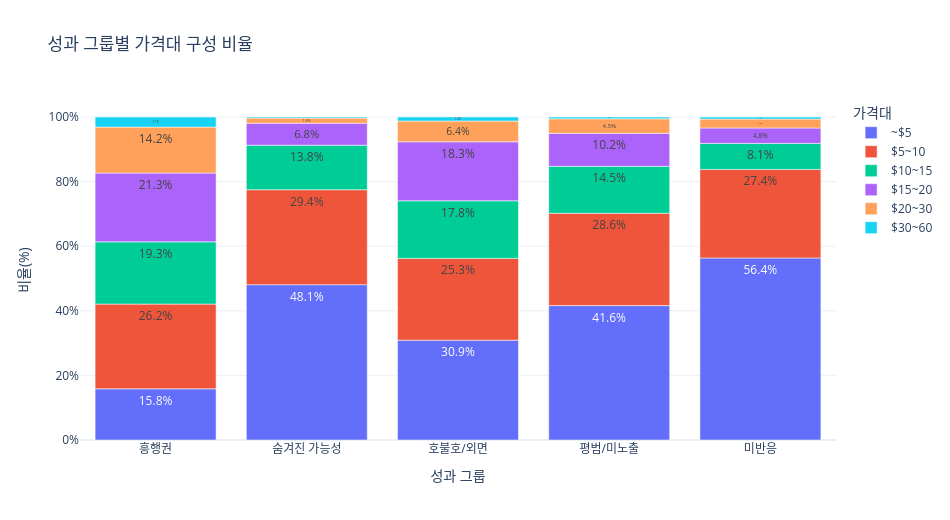

The cell this chart's notebook holds for it:
### Code cell
price_group_counts = (
    price_games.groupby(["performance_group", "price_range"], observed=True)
    .agg(game_count=("appid", "nunique"))
    .reset_index()
)
price_group_total = price_group_counts.groupby("performance_group", observed=True)["game_count"].transform("sum")
price_group_counts["ratio"] = price_group_counts["game_count"] / price_group_total * 100

fig = px.bar(
    price_group_counts,
    x="performance_group",
    y="ratio",
    color="price_range",
    title="성과 그룹별 가격대 구성 비율",
    labels={"performance_group": "성과 그룹", "ratio": "비율(%)", "price_range": "가격대"},
    category_orders={"performance_group": GROUP_ORDER, "price_range": PRICE_LABELS},
    text="ratio",
)
fig.update_traces(texttemplate="%{text:.1f}%", textposition="inside")
fig.update_layout(template="plotly_white", width=950, height=520, yaxis=dict(ticksuffix="%"))
fig.show()

### Figure 1 — Plotly figure (JSON) as saved in the notebook; plotly's stock layout.template omitted (floating-point values rounded to 4 significant figures)
{"data": [{"hovertemplate": "가격대=~$5<br>성과 그룹=%{x}<br>비율(%)=%{text}<extra></extra>", "legendgroup": "~$5", "marker": {"color": "#636efa", "pattern": {"shape": ""}}, "name": "~$5", "orientation": "v", "showlegend": true, "text": [15.84, 48.09, 30.91, 41.61, 56.35], "textposition": "inside", "texttemplate": "%{text:.1f}%", "type": "bar", "x": ["흥행권", "숨겨진 가능성", "호불호/외면", "평범/미노출", "미반응"], "xaxis": "x", "y": [15.84, 48.09, 30.91, 41.61, 56.35], "yaxis": "y"}, {"hovertemplate": "가격대=$5~10<br>성과 그룹=%{x}<br>비율(%)=%{text}<extra></extra>", "legendgroup": "$5~10", "marker": {"color": "#EF553B", "pattern": {"shape": ""}}, "name": "$5~10", "orientation": "v", "showlegend": true, "text": [26.24, 29.39, 25.31, 28.58, 27.42], "textposition": "inside", "texttemplate": "%{text:.1f}%", "type": "bar", "x": ["흥행권", "숨겨진 가능성", "호불호/외면", "평범/미노출", "미반응"], "xaxis": "x", "y": [26.24, 29.39, 25.31, 28.58, 27.42], "yaxis": "y"}, {"hovertemplate": "가격대=$10~15<br>성과 그룹=%{x}<br>비율(%)=%{text}<extra></extra>", "legendgroup": "$10~15", "marker": {"color": "#00cc96", "pattern": {"shape": ""}}, "name": "$10~15", "orientation": "v", "showlegend": true, "text": [19.27, 13.79, 17.84, 14.53, 8.05], "textposition": "inside", "texttemplate": "%{text:.1f}%", "type": "bar", "x": ["흥행권", "숨겨진 가능성", "호불호/외면", "평범/미노출", "미반응"], "xaxis": "x", "y": [19.27, 13.79, 17.84, 14.53, 8.05], "yaxis": "y"}, {"hovertemplate": "가격대=$15~20<br>성과 그룹=%{x}<br>비율(%)=%{text}<extra></extra>", "legendgroup": "$15~20", "marker": {"color": "#ab63fa", "pattern": {"shape": ""}}, "name": "$15~20", "orientation": "v", "showlegend": true, "text": [21.29, 6.812, 18.26, 10.22, 4.78], "textposition": "inside", "texttemplate": "%{text:.1f}%", "type": "bar", "x": ["흥행권", "숨겨진 가능성", "호불호/외면", "평범/미노출", "미반응"], "xaxis": "x", "y": [21.29, 6.812, 18.26, 10.22, 4.78], "yaxis": "y"}, {"hovertemplate": "가격대=$20~30<br>성과 그룹=%{x}<br>비율(%)=%{text}<extra></extra>", "legendgroup": "$20~30", "marker": {"color": "#FFA15A", "pattern": {"shape": ""}}, "name": "$20~30", "orientation": "v", "showlegend": true, "text": [14.23, 1.582, 6.432, 4.499, 2.767], "textposition": "inside", "texttemplate": "%{text:.1f}%", "type": "bar", "x": ["흥행권", "숨겨진 가능성", "호불호/외면", "평범/미노출", "미반응"], "xaxis": "x", "y": [14.23, 1.582, 6.432, 4.499, 2.767], "yaxis": "y"}, {"hovertemplate": "가격대=$30~60<br>성과 그룹=%{x}<br>비율(%)=%{text}<extra></extra>", "legendgroup": "$30~60", "marker": {"color": "#19d3f3", "pattern": {"shape": ""}}, "name": "$30~60", "orientation": "v", "showlegend": true, "text": [3.128, 0.335, 1.245, 0.5623, 0.6289], "textposition": "inside", "texttemplate": "%{text:.1f}%", "type": "bar", "x": ["흥행권", "숨겨진 가능성", "호불호/외면", "평범/미노출", "미반응"], "xaxis": "x", "y": [3.128, 0.335, 1.245, 0.5623, 0.6289], "yaxis": "y"}], "layout": {"barmode": "relative", "height": 520, "legend": {"title": {"text": "가격대"}, "tracegroupgap": 0}, "title": {"text": "성과 그룹별 가격대 구성 비율"}, "width": 950, "xaxis": {"anchor": "y", "categoryarray": ["흥행권", "숨겨진 가능성", "호불호/외면", "평범/미노출", "미반응"], "categoryorder": "array", "domain": [0, 1], "title": {"text": "성과 그룹"}}, "yaxis": {"anchor": "x", "domain": [0, 1], "ticksuffix": "%", "title": {"text": "비율(%)"}}}}
